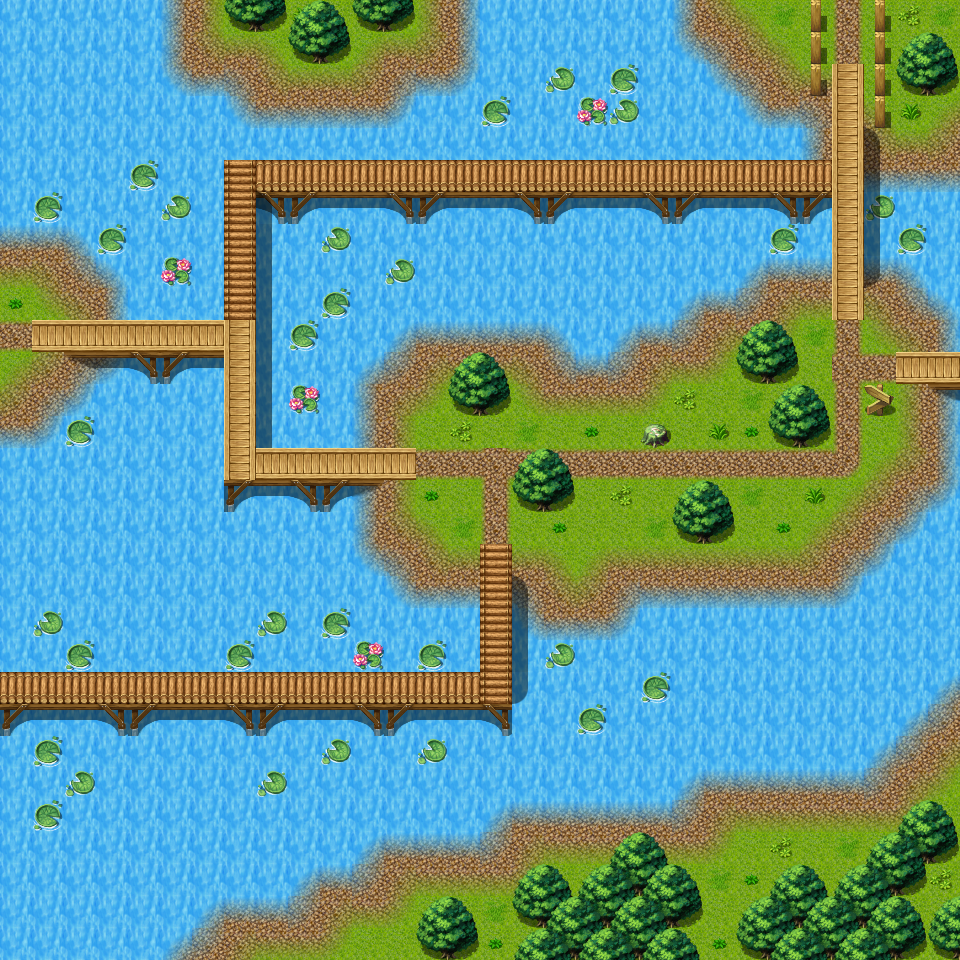

A 2D game scene composited from a Tiled map and its tileset images. What follows is a short description and the map's XML, with each tile layer's data collapsed to a summary:
An orthogonal 30x30 tile map with 32x32 px tiles, 3 tile layers (Ground, Objects, Above), 1 hidden layer not drawn, 15 tilesets and 11 objects (7x spawn, 3x mapchange, sign).

<map version="1.0" orientation="orthogonal" width="30" height="30" tilewidth="32" tileheight="32">
    <properties>
        <property name="outdoors" value="1" />
    </properties>
    <tileset firstgid="1" name="map_0" tilewidth="32" tileheight="32">
        <image source="../drawable/map_0.png" />
    </tileset>
    <tileset firstgid="65" name="map_6" tilewidth="32" tileheight="32">
        <image source="../drawable/map_6.png" />
    </tileset>
    <tileset firstgid="129" name="map_38" tilewidth="32" tileheight="32">
        <image source="../drawable/map_38.png" />
    </tileset>
    <tileset firstgid="193" name="map_36" tilewidth="32" tileheight="32">
        <image source="../drawable/map_36.png" />
    </tileset>
    <tileset firstgid="257" name="map_46" tilewidth="32" tileheight="32">
        <image source="../drawable/map_46.png" />
    </tileset>
    <tileset firstgid="321" name="map_19" tilewidth="32" tileheight="32">
        <image source="../drawable/map_19.png" />
    </tileset>
    <tileset firstgid="385" name="map_1" tilewidth="32" tileheight="32">
        <image source="../drawable/map_1.png" />
    </tileset>
    <tileset firstgid="449" name="map_5" tilewidth="32" tileheight="32">
        <image source="../drawable/map_5.png" />
    </tileset>
    <tileset firstgid="513" name="map_16" tilewidth="32" tileheight="32">
        <image source="../drawable/map_16.png" />
    </tileset>
    <tileset firstgid="577" name="map_17" tilewidth="32" tileheight="32">
        <image source="../drawable/map_17.png" />
    </tileset>
    <tileset firstgid="641" name="map_4" tilewidth="32" tileheight="32">
        <image source="../drawable/map_4.png" />
    </tileset>
    <tileset firstgid="705" name="map_7" tilewidth="32" tileheight="32">
        <image source="../drawable/map_7.png" />
    </tileset>
    <tileset firstgid="769" name="map_27" tilewidth="32" tileheight="32">
        <image source="../drawable/map_27.png" />
    </tileset>
    <tileset firstgid="833" name="map_9" tilewidth="32" tileheight="32">
        <image source="../drawable/map_9.png" />
    </tileset>
    <tileset firstgid="897" name="map_2" tilewidth="32" tileheight="32">
        <image source="../drawable/map_2.png" />
    </tileset>
    <layer name="Ground" width="30" height="30">
        <data>[900 cells, 900 non-empty, 7 distinct tile ids]</data>
    </layer>
    <layer name="Objects" width="30" height="30">
        <data>[900 cells, 394 non-empty, 31 distinct tile ids]</data>
    </layer>
    <layer name="Above" width="30" height="30">
        <data>[900 cells, 95 non-empty, 11 distinct tile ids]</data>
    </layer>
    <layer name="Walkable" width="30" height="30" visible="0">
        <data>[900 cells, 713 non-empty, 1 distinct tile ids]</data>
    </layer>
    <objectgroup name="Mapevents">
        <object name="west1" type="mapchange" x="0" y="256" width="32" height="160">
            <properties>
                <property name="map" value="waterway9" />
                <property name="place" value="east1" />
            </properties>
        </object>
        <object name="west2" type="mapchange" x="0" y="672" width="32" height="32">
            <properties>
                <property name="map" value="waterway9" />
                <property name="place" value="east2" />
            </properties>
        </object>
        <object name="east" type="mapchange" x="928" y="352" width="32" height="32">
            <properties>
                <property name="map" value="waterway11_east" />
                <property name="place" value="west" />
            </properties>
        </object>
        <object name="sign_waterway11" type="sign" x="864" y="384" width="32" height="32" />
    </objectgroup>
    <objectgroup name="Spawn">
        <object name="erumen_4" type="spawn" x="96" y="320" width="64" height="32">
            <properties>
                <property name="spawngroup" value="erumen_4" />
            </properties>
        </object>
        <object name="erumen_4_1" type="spawn" x="96" y="672" width="64" height="32">
            <properties>
                <property name="spawngroup" value="erumen_4" />
            </properties>
        </object>
        <object name="erumen_1" type="spawn" x="384" y="352" width="416" height="224">
            <properties>
                <property name="quantity" value="3" />
                <property name="spawngroup" value="erumen_1" />
            </properties>
        </object>
        <object name="izthiel_2" type="spawn" x="224" y="256" width="32" height="32">
            <properties>
                <property name="spawngroup" value="izthiel_2" />
            </properties>
        </object>
        <object name="izthiel_2_1" type="spawn" x="224" y="384" width="32" height="32">
            <properties>
                <property name="spawngroup" value="izthiel_2" />
            </properties>
        </object>
        <object name="izthiel_1" type="spawn" x="288" y="448" width="32" height="32">
            <properties>
                <property name="spawngroup" value="izthiel_1" />
            </properties>
        </object>
        <object name="erumen_2" type="spawn" x="256" y="672" width="192" height="32">
            <properties>
                <property name="quantity" value="3" />
                <property name="spawngroup" value="erumen_2" />
            </properties>
        </object>
    </objectgroup>
    <objectgroup name="Keys" />
</map>
